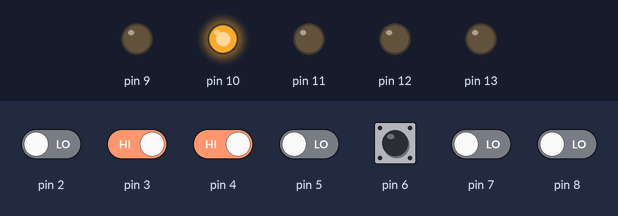
The sketch below on a simulated Arduino Uno, built with avr-gcc and run on an emulated ATmega328P. Shown: output pins drawn as LEDs (lit = HIGH). Inputs (shaded band) come from the test bench; at power-on: pin 3, pin 4, pin 6 HIGH, pin 2, pin 5, pin 7, pin 8 LOW.

Above: at 1.2 s.
1.3 s: pin 3 driven LOW
At 2.4 s:
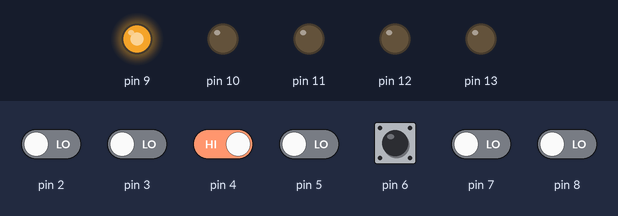
2.8 s: pin 4 driven LOW
At 4.0 s:
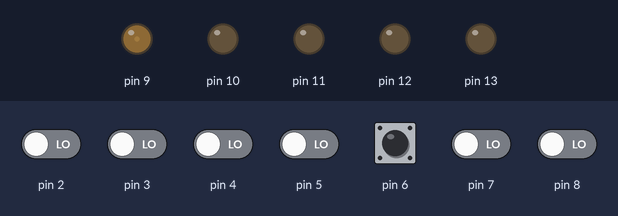
4.3 s: pin 2 driven HIGH
At 4.7 s:
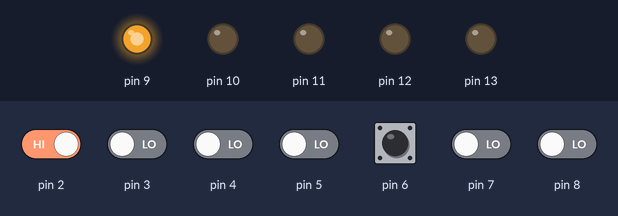
5.8 s: pin 5 driven HIGH
At 6.6 s:
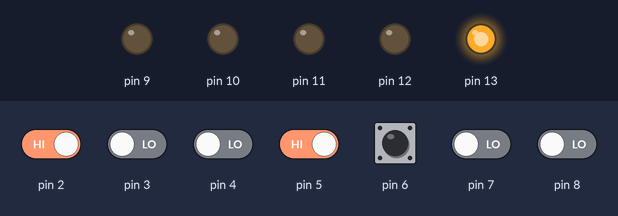
7.3 s: pin 4 driven HIGH
At 7.9 s:
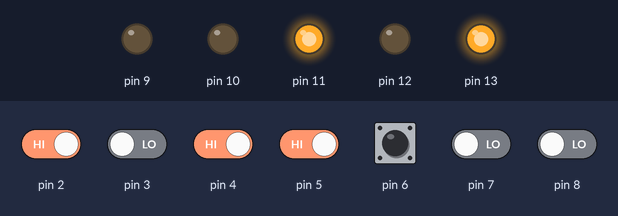
8.8 s: pin 8 driven HIGH
At 9.1 s:
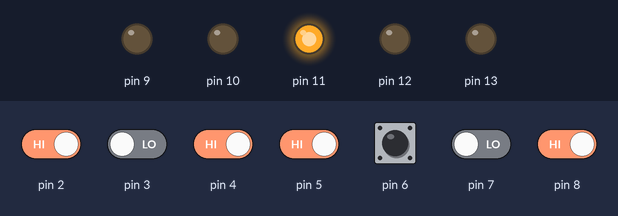
Timing chart, 0 to 11.3 s (numbered marks = the images above; inputs shaded):
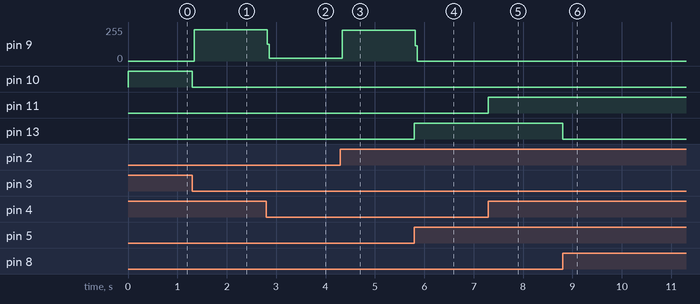

Measured:
- after the input at 1.3 s, pin 9: 0/255 → 234/255 at once; pin 10: HIGH → LOW at once
- after the input at 2.8 s, pin 9: 234/255 → 19/255 at once
- after the input at 4.3 s, pin 9: 19/255 → 229/255 at once
- after the input at 5.8 s, pin 9: 229/255 → 0/255 at once; pin 13: LOW → HIGH at once
- after the input at 7.3 s, pin 11: LOW → HIGH at once
- after the input at 8.8 s, pin 13: HIGH → LOW at once

The sketch:

BUSES_DE_CONTROL-2.ino
```cpp
void setup() {
  pinMode(2, INPUT);
  pinMode(3, INPUT);
  pinMode(4, INPUT);
  pinMode(5, INPUT);
  pinMode(6, INPUT);
  pinMode(7, INPUT);
  pinMode(8, INPUT);
  pinMode(9, OUTPUT);
  pinMode(10, OUTPUT);
  pinMode(11, OUTPUT);
  pinMode(12, OUTPUT);
  pinMode(13, OUTPUT);
}

void loop() {

  bool A = digitalRead(2);
  bool B = digitalRead(3);
  bool C = digitalRead(4);
  bool D = digitalRead(5);
  bool X = digitalRead(6);
  bool Y = digitalRead(7);
  bool Z = digitalRead(8);

  //SUMA
  if (!X && !Y && Z) {
    if ((A && B && D) || (A && B && C) || (C && D)) {
      digitalWrite (12, HIGH);//ACARREO
    } else {
      digitalWrite(12, LOW);//ACARREO
    }
    if ((A && B && !C && !D) || (A && B && C && D) || (!A && !C && D) || (!B && !C && D) || (!A && C && !D) || (!B && C && !D)) {

      digitalWrite(11, HIGH); // SEGUNDO BIT
    } else {
      digitalWrite (11, LOW); //SEGUNDO BIT
    }
    if ((!A && B) || (A && !B)) {

      digitalWrite(13, HIGH); //PRIMER BIT

    } else {
      digitalWrite(13, LOW); //PRIMER BIT
    }
  }

  //RESTA
  if (!X && Y && !Z) {
    if ((!C && D) || (!A && B)) {
      digitalWrite(12, HIGH); //SIGNO
    } else {
      digitalWrite(12, LOW); //SIGNO
    }
    if ((!C && D) || (C && !D)) {
      digitalWrite(11, HIGH); //SEGUNDO BIT
    } else {
      digitalWrite(11, LOW); //SEGUNDO BIT
    }
    if ((!A && B) || (A && !B)) {
      digitalWrite(13, HIGH); //PRIMER BIT
    } else {
      digitalWrite(13, LOW); //PRIMER BIT
    }
  }

  //MULTIPLICACION
  if (!X && Y && Z) {
    if (D && C && B && A) {
      digitalWrite(10, HIGH); //CUARTO BIT
    } else {
      digitalWrite(10, LOW);  //CUARTO BIT
    }

    if ((!A && C && D) || (!B && C && D)) {
      digitalWrite(11, HIGH); //TERCER BIT
    } else {
      digitalWrite(11, LOW); //TERCER BIT
    }
    if ((!A && B && C) || (B && C && !D) || (A && !B && D) || (A && !C && D)) {
      digitalWrite(12, HIGH); //SEGUNDO BIT
    } else {
      digitalWrite(12, LOW);//SEGUNDO BIT
    }
    if (A && B) {
      digitalWrite(13, HIGH); //PRIMER BIT
    } else {
      digitalWrite(13, LOW); //PRIMER BIT
    }
  }

  //DIVISION
  if (X && !Y && !Z) {
    if (!A && !B && !C && !D) {
      digitalWrite(9, HIGH); //ERROR
    } else {
      digitalWrite(9, LOW);    //ERROR
    }

    if ((!B && C && !D) || (A && !B && !D)) {
      digitalWrite(9, HIGH); //INFINITO
    } else {
      digitalWrite(9, LOW); //INFINITO
    }
    if (B && C && !D) {
      digitalWrite(10, HIGH); //SEGUNDO BIT
    } else {
      digitalWrite(10, LOW);//SEGUNDO BIT
    }
    if ((!B && C && D) || (A && B && !D) || (A && B && C)) {
      digitalWrite(11, HIGH); //PRIMER BIT
    } else {
      digitalWrite(11, LOW); //PRIMER BIT
    }
    if (!A && B && C && D) {
      digitalWrite(12, HIGH); //RESIDUO 2
    } else {
      digitalWrite(12, LOW); //RESIDUO 2
    }
    if ((A && !B && D) || (A && !C && D)) {
      digitalWrite(13, HIGH); //RESIDUO 1
    } else {
      digitalWrite(13, LOW); //RESIDUO 1
    }
  }
//AND
  if (X && !Y && Z) {
    if (A && B && C && D) {
      digitalWrite(13, HIGH);
    } else {
      digitalWrite(13, LOW);
    }
  }

  //OR
  if (X && Y && !Z) {
    if (A || B || C || D) {
      digitalWrite(13, HIGH);
    } else {
      digitalWrite(13, LOW);
    }
  }

  //XOR
  if (X && Y && Z) {
    if (A ^ B ^ C ^ D) {
      digitalWrite(13, HIGH);
    } else {
      digitalWrite(13, LOW);
    }
  }

}
```
